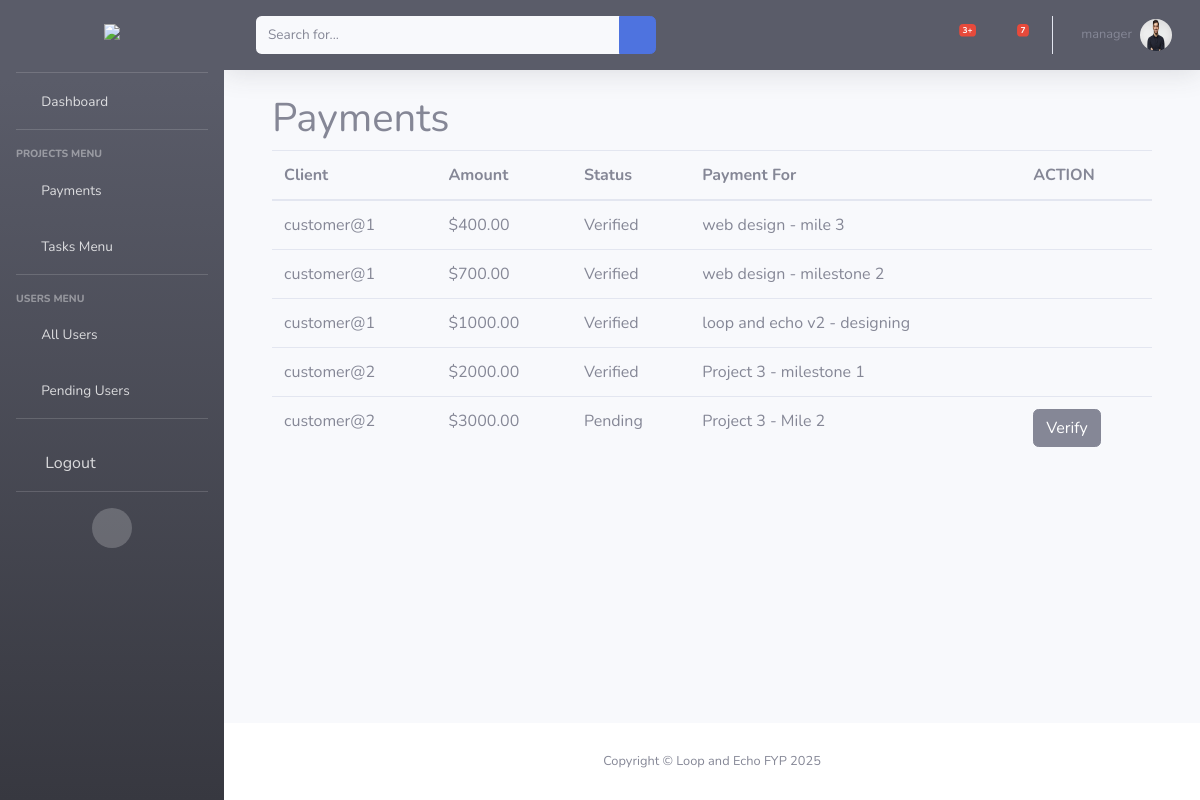
The page /pms/payments/ (signed in) on the database its author committed.
### user/models.py (models this page shows, shortened)
class CustomUser(AbstractUser):
    USER_TYPE_CHOICES = (
        ('manager', 'Manager'),
        ('team_member', 'Team Member'),
        ('client', 'Client'),
    )
    user_type = models.CharField(max_length=20, choices=USER_TYPE_CHOICES)
    phone = models.CharField(max_length=15, blank=True)
    is_account_confirmed = models.BooleanField(default=False)

class Profile(models.Model):
    user = models.OneToOneField(CustomUser, on_delete=models.CASCADE)
    bio = models.TextField(max_length=500, blank=True)
    profile_picture = models.ImageField(upload_to='profile_pics', blank=True)

### management_system/models.py (models this page shows, shortened)
class Payment(models.Model):
    STATUS_CHOICES = (
        ('pending', 'Pending'),
        ('verified', 'Verified'),
        ('rejected', 'Rejected'),
    )
    milestone = models.ForeignKey(
        Milestone,
        on_delete=models.CASCADE,
        related_name='payments'
    )
    amount = models.DecimalField(
        max_digits=10,
        decimal_places=2,
        validators=[MinValueValidator(Decimal('0.01'))]
    )
    payment_proof = models.ImageField(upload_to='payment_proofs/')
    status = models.CharField(
        max_length=20,
        choices=STATUS_CHOICES,
        default='pending'
    )
    uploaded_at = models.DateTimeField(auto_now_add=True)
    verified_at = models.DateTimeField(null=True, blank=True)
    verified_by = models.ForeignKey(
        'user.CustomUser',
        on_delete=models.SET_NULL,
        null=True,
        related_name='verified_payments'
    )
    notes = models.TextField(blank=True)

class Milestone(models.Model):
    STATUS_CHOICES = (
        ('pending', 'Pending'),
        ('in_progress', 'In Progress'),
        ('complete', 'Complete'),
    )
    project = models.ForeignKey(Project, on_delete=models.CASCADE,
                                related_name='milestones')
    title = models.CharField(max_length=200)
    description = models.TextField()
    deadline = models.DateTimeField()
    status = models.CharField(max_length=20, choices=STATUS_CHOICES,
                              default='pending')
    created_at = models.DateTimeField(auto_now_add=True)
    payable_amount = models.DecimalField(
        default=0.00,
        max_digits=10,
        decimal_places=2,
        validators=[MinValueValidator(Decimal('0.01'))],
        help_text="Amount to be paid for this milestone"
    )
    is_paid = models.BooleanField(default=False)

class Project(models.Model):
    STATUS_CHOICES = (
        ('pending', 'Pending'),
        ('accepted', 'Accepted'),
        ('rejected', 'Rejected'),
        ('completed', 'Completed'),
    )
    title = models.CharField(max_length=200)
    description = models.TextField()
    total_price = models.DecimalField(max_digits=10, decimal_places=2)
    manager = models.ForeignKey(
        settings.AUTH_USER_MODEL,
        on_delete=models.CASCADE,
        related_name='managed_projects'
    )
    client = models.ForeignKey(
        settings.AUTH_USER_MODEL,
        on_delete=models.CASCADE,
        related_name='client_projects'
    )
    status = models.CharField(max_length=20, choices=STATUS_CHOICES,
                              default='pending')
    created_at = models.DateTimeField(auto_now_add=True)
    updated_at = models.DateTimeField(auto_now=True)

### management_system/views.py (the view)
# urls.py: path('payments/', views.PaymentListView.as_view(), name='payments-list'),
class PaymentListView(LoginRequiredMixin, ListView):
    model = Payment
    template_name = 'pms/payment_list.html'
    context_object_name = 'payments'
    def get_queryset(self):
        user = self.request.user
        if user.user_type == 'manager':
            return Payment.objects.all()
        elif user.user_type == 'client':
            return Payment.objects.filter(milestone__project__client=user)
        return Payment.objects.none()

### templates/pms/payment_list.html (shortened to what this page needs)
{% extends 'base.html' %} {% load static %} {% block content %}
<div class="container mt-4">
  <h1>Payments</h1>
  <table class="table">
    <thead>
      <tr>
        <th>Client</th>
        <th>Amount</th>
        <th>Status</th>
        <th>Payment For</th>
        <th>ACTION</th>
      </tr>
    </thead>
    <tbody>
      {% for payment in payments %}
      <tr>
        <td>{{ payment.milestone.project.client.username }}</td>
        <td>${{ payment.amount }}</td>
        <td>{{ payment.get_status_display }}</td>
        <td>
          {{ payment.milestone.project.title}} - {{ payment.milestone.title}}
        </td>
        <td>
            {% if request.user.user_type == 'client' %}
                {% if payment.status == 'pending' %}
                    {% if payment.milestone.is_paid %}
                        <p>verifing</p>
                        {% comment %} {% elif %} {% endcomment %}
                        {% else %}
                        <a
                        href="{% url 'payment-create' payment.milestone.id%}"
                        class="btn btn-success"
                        >Create Payment</a>
                    {% endif %}
                    {% elif payment.status == 'verified' %}
                    <button class="btn btn-success btn-disabled" >Paid</button>
                    {% else %}
                {% endif %}
            {% elif request.user.user_type == 'manager' %}
                {% if payment.status == 'pending' and payment.milestone.is_paid %}
                <a
                href="{% url 'payment-verify' payment.id%}"
                class="btn btn-secondary"
                >Verify</a>
                {% endif %}
            {% endif %}
        </td>
      </tr>
      {% empty %}
      <tr>
        <td colspan="4">No payments available.</td>
      </tr>
      {% endfor %}
    </tbody>
  </table>
</div>
{% endblock content %}

### templates/base.html (shortened to what this page needs)
{% load static %}
<!DOCTYPE html>
<html lang="en">
  <head>
    <link
      href="{% static 'vendor/fontawesome-free/css/all.min.css' %}"
      rel="stylesheet"
      type="text/css"
    />
    <link
      href="{% static 'css/sb-admin-2.min.css' %}"
      rel="stylesheet"
      type="text/css"
    />
    <link
      href="{% static 'vendor/datatables/dataTables.bootstrap4.min.css' %}"
      rel="stylesheet"
      type="text/css"
    />
  </head>
  <body id="page-top">
    <div id="wrapper">
      <ul
        class="navbar-nav bg-gradient-dark sidebar sidebar-dark accordion"
        id="accordionSidebar"
      >
        <a
          class="sidebar-brand d-flex align-items-center justify-content-center"
          href="{% url 'dashboard' %}"
          style="height: auto;"
        >
          <div class="sidebar-brand-icon">
            <img src="{% static 'img/logo.jpeg' %}" style="max-width: 100%; height: auto; display: block;">
          </div>
        </a>
        {% if user.is_authenticated %}
        <hr class="sidebar-divider my-0 mt-2" />
        <li class="nav-item">
          <a class="nav-link" href="{% url 'dashboard' %}">
            <i class="fas fa-fw fa-tachometer-alt"></i>
            <span>Dashboard</span></a
          >
        </li>
        <hr class="sidebar-divider" />
        <div class="sidebar-heading">Projects Menu</div>
        {% if user.user_type != 'team_member' %}
        <li class="nav-item">
          <a
            class="nav-link collapsed"
            href="#"
            data-toggle="collapse"
            data-target="#collapseTwo"
            aria-expanded="true"
            aria-controls="collapseTwo"
          >
            <i class="fas fa-fw fa-dollar-sign"></i>
            <span>Payments</span>
          </a>
        </li>
        {% endif %}
        <li class="nav-item">
          <a
            class="nav-link collapsed"
            href="#"
            data-toggle="collapse"
            data-target="#collapseUtilities"
            aria-expanded="true"
            aria-controls="collapseUtilities"
          >
            <i class="fas fa-fw fa-tasks"></i>
            <span>Tasks Menu</span>
          </a>
        </li>
        {% if user.user_type == 'manager' %}
        <hr class="sidebar-divider" />
        <div class="sidebar-heading">Users Menu</div>
        <li class="nav-item">
          <a class="nav-link" href="#">
            <i class="fas fa-fw fa-users"></i>
            <span>All Users</span>
          </a>
        </li>
        <li class="nav-item">
          <a class="nav-link" href="{% url 'pending-users' %}">
            <i class="fas fa-fw fa-users"></i>
            <span>Pending Users</span>
          </a>
        </li>
        {% endif %}
        <hr class="sidebar-divider d-none d-md-block" />
        <li class="nav-item">
          <a
            class="nav-link"
            href="#"
            data-toggle="modal"
            data-target="#logoutModal"
          >
            <i class="fas fa-sign-out-alt fa-sm fa-fw mr-2 text-gray-400"></i>
            Logout
          </a>
        </li>
        <hr class="sidebar-divider d-none d-md-block" />
        <div class="text-center d-none d-md-inline">
          <button class="rounded-circle border-0" id="sidebarToggle"></button>
        </div>
      </ul>
      <div id="content-wrapper" class="d-flex flex-column">
        <div id="content">
          <nav
            class="navbar navbar-expand navbar-dark bg-dark topbar mb-4 static-top shadow"
          >
            <form
              class="d-none d-sm-inline-block form-inline mr-auto ml-md-3 my-2 my-md-0 mw-100 navbar-search"
            >
              <div class="input-group">
                <input
                  type="text"
                  class="form-control bg-light border-0 small"
                  placeholder="Search for..."
                  aria-label="Search"
                  aria-describedby="basic-addon2"
                />
                <div class="input-group-append">
                  <button class="btn btn-primary" type="button">
                    <i class="fas fa-search fa-sm"></i>
                  </button>
                </div>
              </div>
            </form>
            <ul class="navbar-nav ml-auto">
              <li class="nav-item dropdown no-arrow mx-1">
                <a
                  class="nav-link dropdown-toggle"
                  href="#"
                  id="alertsDropdown"
                  role="button"
                  data-toggle="dropdown"
                  aria-haspopup="true"
                  aria-expanded="false"
                >
                  <i class="fas fa-bell fa-fw"></i>
                  <span class="badge badge-danger badge-counter">3+</span>
                </a>
              </li>
              <li class="nav-item dropdown no-arrow mx-1">
                <a
                  class="nav-link dropdown-toggle"
                  href="#"
                  id="messagesDropdown"
                  role="button"
                  data-toggle="dropdown"
                  aria-haspopup="true"
                  aria-expanded="false"
                >
                  <i class="fas fa-envelope fa-fw"></i>
                  <span class="badge badge-danger badge-counter">7</span>
                </a>
              </li>
              <li class="nav-item dropdown no-arrow">
                <a
                  class="nav-link dropdown-toggle"
                  href="#"
                  id="userDropdown"
                  role="button"
                  data-toggle="dropdown"
                  aria-haspopup="true"
                  aria-expanded="false"
                >
                  <span class="mr-2 d-none d-lg-inline text-gray-600 small"
                    >{{ user.username }}</span
                  >
                  {% if user.profile.profile_picture %}
                  <img
                    class="img-profile rounded-circle"
                    src="{{ user.profile.profile_picture.url }}"
                  />
                  {% else %}
                  <img
                    class="img-profile rounded-circle"
                    src="{% static 'img/undraw_profile.svg' %}"
                  />
                  {% endif %}
                </a>
              </li>
            </ul>
          </nav>
          {% endif %}
          <div class="container-fluid">
            {% block content %}{% endblock content %}
          </div>
        </div>
        <footer class="sticky-footer bg-white">
          <div class="container my-auto">
            <div class="copyright text-center my-auto">
              <span>Copyright &copy; Loop and Echo FYP 2025</span>
            </div>
          </div>
        </footer>
      </div>
    </div>
  </body>
</html>

### rows shown on the page
CustomUser: username "manager", profile.profile_picture (picture)
Payment: milestone.project.client.username "customer@1", amount "400.00", status "Verified", milestone.project "web design", milestone "mile 3"
Payment: milestone.project.client.username "customer@1", amount "700.00", status "Verified", milestone.project "web design", milestone "milestone 2"
Payment: milestone.project.client.username "customer@1", amount "1000.00", status "Verified", milestone.project "loop and echo v2", milestone "designing"
Payment: milestone.project.client.username "customer@2", amount "2000.00", status "Verified", milestone.project "Project 3", milestone "milestone 1"
Payment: milestone.project.client.username "customer@2", amount "3000.00", status "Pending", milestone.project "Project 3", milestone "Mile 2", shows "Verify"
